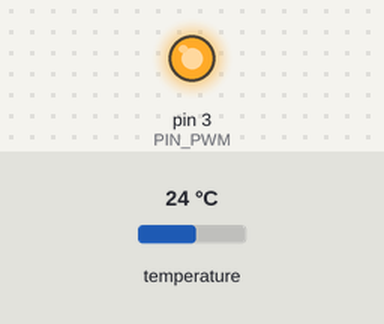
Recording of a sketch running on a simulated Arduino Uno, built with avr-gcc and run on an emulated ATmega328P. Shown: output pins drawn as LEDs (lit = HIGH). Inputs (shaded band) come from the test bench; at power-on: temperature 24 °C. What the sketch prints to the serial monitor is not drawn.

Above: at 0.26 s.
Timing chart, 0 to 2.5 s (numbered marks = the images above):
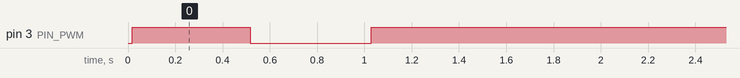

Measured:
- by itself, pin 3 (PIN_PWM): LOW → HIGH at 0.02 s, → LOW 0.50 s later, → HIGH 0.51 s later

The sketch:

tec_pid.ino
```cpp
// tec_pid.ino : control loop for the Peltier refrigerator.
// Gains and sensor setup follow the configuration in the report (Table 1). The sketch has not been
// run on the original hardware. The OLED and rotary encoder are omitted; the setpoint is changed over
// serial ("s5.0" sets 5.0 C).
// Requires libraries: PID_v1 (Brett Beauregard), OneWire, DallasTemperature.
//
// The loop uses the conventional PID(&input,&output,&setpoint,..., REVERSE) form, so the derivative
// term acts on the measured temperature and not on the setpoint. (The version we first ran passed
// the setpoint as input and the temperature as setpoint, with DIRECT.)

#include <OneWire.h>
#include <DallasTemperature.h>
#include <PID_v1.h>

const uint8_t PIN_ONEWIRE = 2;   // DS18B20 data, 4.7 k pull-up to 5 V
const uint8_t PIN_PWM     = 3;   // to IRF520 gate lines (via the MOSFET modules)

double input = 25.0, output = 0.0, setpoint = 5.0;
const double KP = 100.0, KI = 0.1, KD = 1000.0;     // final gains from the report

OneWire ow(PIN_ONEWIRE);
DallasTemperature ds(&ow);
PID pid(&input, &output, &setpoint, KP, KI, KD, REVERSE);   // more output when warmer than setpoint

void setup() {
  Serial.begin(115200);
  ds.begin();
  ds.setResolution(11);                // 0.125 C, ~375 ms conversion
  ds.setWaitForConversion(false);      // non-blocking read
  ds.requestTemperatures();
  pid.SetOutputLimits(0, 255);
  pid.SetSampleTime(500);
  pid.SetMode(AUTOMATIC);
  pinMode(PIN_PWM, OUTPUT);
}

void loop() {
  static unsigned long tReq = 0;
  if (millis() - tReq >= 500) {
    const float t = ds.getTempCByIndex(0);
    ds.requestTemperatures();
    tReq = millis();
    if (t > -100.0f) input = t;        // ignore disconnected-sensor value (-127)
  }
  if (pid.Compute()) {
    analogWrite(PIN_PWM, (int)output);
    Serial.print(input, 2); Serial.print(','); Serial.print(setpoint, 1);
    Serial.print(','); Serial.println((int)output);
  }
  if (Serial.available() && Serial.read() == 's') {
    const double sp = Serial.parseFloat();
    if (sp >= 2.0 && sp <= 12.0) setpoint = sp;   // same range as the encoder
  }
}
```
